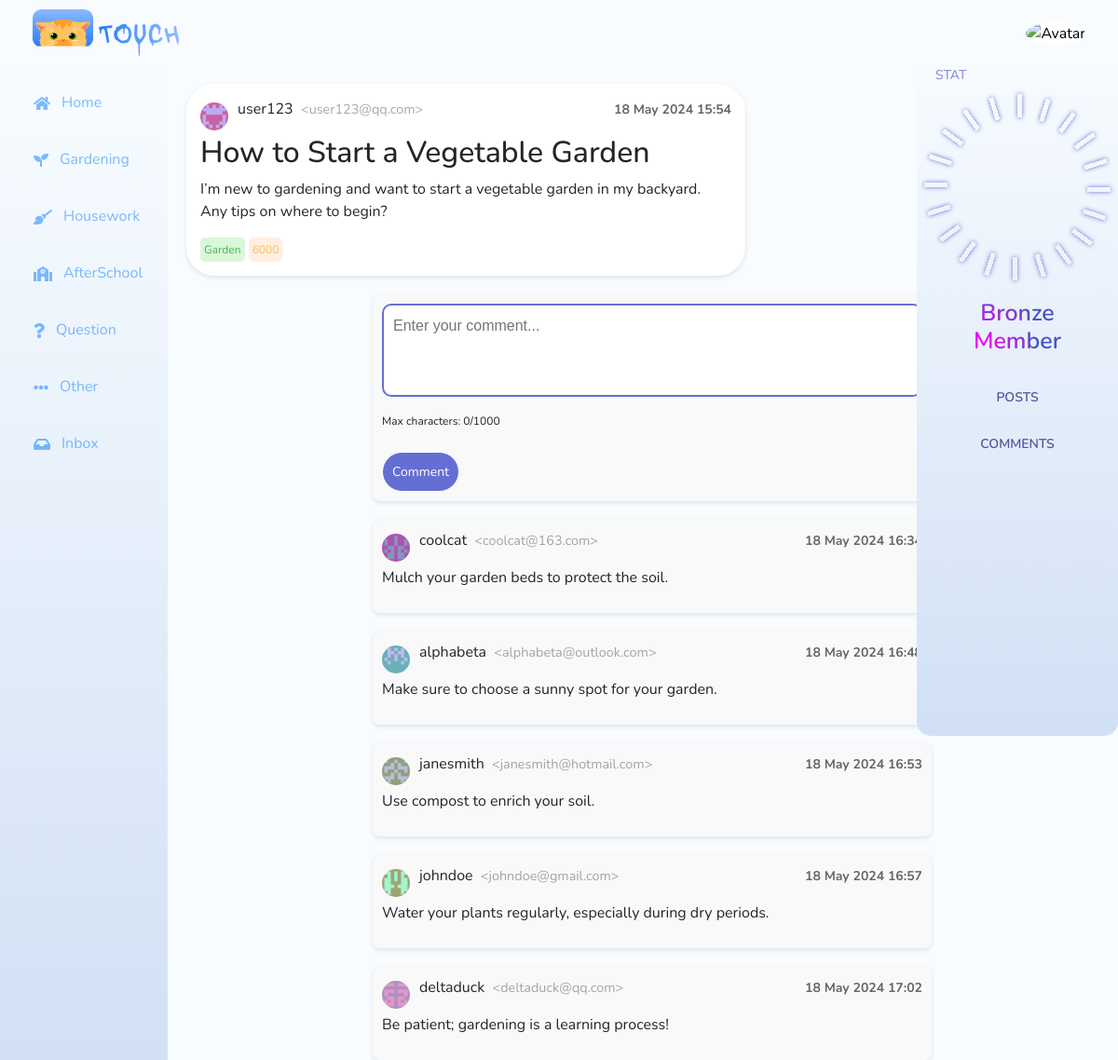
The page /posts/detail/1 on the database its author committed.
### app/models.py (models this page shows, shortened)
class UserModel(UserMixin, db.Model):
    __tablename__ = "users"
    id = db.Column(db.Integer, primary_key=True, autoincrement=True)
    username = db.Column(db.String(100), nullable=False)
    password_hash = db.Column(db.String(255), nullable=False)
    email = db.Column(db.String(100), nullable=False, unique=True)
    avatar = db.Column(db.String(100))
    join_time = db.Column(db.DateTime, default=datetime.now)
    points = db.Column(db.Integer, default=0)
    security_question = db.Column(db.String(255), nullable=False)
    security_answer_hash = db.Column(db.String(255), nullable=False)
    posts = db.relationship('PostModel', backref='author', lazy=True)
    comments = db.relationship('CommentModel', backref='author', lazy=True)
    notifications = db.relationship('Notification', back_populates='user')

class PostModel(db.Model):
    __tablename__ = "posts"
    id = db.Column(db.Integer, primary_key=True, autoincrement=True)
    title = db.Column(db.String(255), nullable=False)
    content = db.Column(db.Text, nullable=False)
    create_time = db.Column(db.DateTime, default=datetime.now)
    post_type = db.Column(db.String(10))
    postcode = db.Column(db.Integer, nullable=False)
    accepted_answer_id = db.Column(db.Integer, db.ForeignKey('comments.id'))
    author_id = db.Column(db.Integer, db.ForeignKey("users.id"))
    accepted_answer = db.relationship('CommentModel', foreign_keys=[accepted_answer_id], post_update=True)

class CommentModel(db.Model):
    __tablename__ = "comments"
    id = db.Column(db.Integer, primary_key=True, autoincrement=True)
    content = db.Column(db.Text, nullable=False)
    create_time = db.Column(db.DateTime, default=datetime.now)
    is_accepted = db.Column(db.Boolean, default=False)
    post_id = db.Column(db.Integer, db.ForeignKey("posts.id"))
    author_id = db.Column(db.Integer, db.ForeignKey("users.id"))
    post = db.relationship(PostModel, foreign_keys=[post_id], backref=db.backref("comments", order_by=create_time.desc()))

### app/blueprints/postCom/postCom.py (the view)
@postCom_bp.route("/posts/detail/<int:post_id>")
def post_detail(post_id):
    post = PostModel.query.get_or_404(post_id)
    comments = CommentModel.query.filter_by(post_id=post_id).all()
    form = CommentForm()
    is_done = post.accepted_answer_id is not None
    return render_template("post-detail.html",
                           post=post,
                           comments=comments,
                           form=form,
                           is_done=is_done)

### app/forms.py
class CommentForm(FlaskForm):
    content = TextAreaField('content', validators=[Length(min=3,  max=1000), DataRequired()])
    post_id = IntegerField('post_id', validators=[InputRequired(message="missing post ID!")])
    submit = SubmitField('POST')

### app/__init__.py (called while the page is built)
def create_app(config_class=Config):
    app = Flask(__name__)
    app.config.from_object(config_class)
    db.init_app(app)
    login.init_app(app)
    avatars.init_app(app)
    csrf.init_app(app)
    login.login_view = 'auth.login'
    @app.context_processor
    def inject_user_statistics():
        if current_user.is_authenticated:
            total_posts = db.session.query(func.count(PostModel.id)).filter_by(author_id=current_user.id).scalar()
            total_comments = db.session.query(func.count(CommentModel.id)).filter_by(author_id=current_user.id).scalar()
        else:
            total_posts = 0
            total_comments = 0
        return dict(total_posts=total_posts, total_comments=total_comments)
    app.register_blueprint(auth_bp)
    app.register_blueprint(postCom_bp)
    app.register_blueprint(profile_bp)
    app.register_blueprint(notify_bp)
    return app

### app/templates/post-detail.html (shortened to what this page needs)
{% extends "base.html" %}
{% block head %}
<link rel="stylesheet" href="{{ url_for('static', filename='css/post-detail.css') }}">
{% endblock %}
{% block content %}
<div class="main_container">
    <main class="main">
        <div class="post" tabindex="0">
            <div class="info-container">
                <img src="{{ url_for('profile.get_avatar', filename=post.author.avatar) }}" alt="..." class="img-circle">
                <p>{{ post.author.username }}&nbsp;&nbsp;<span class="email">&lt;{{ post.author.email }}&gt;</span></p>
                <p class="create-time">{{ post.create_time.strftime('%d %B %Y %H:%M') }}</p>
            </div>
            <h2>{{ post.title }}</h2>
            <p>{{ post.content }}</p>
            {% set type_mapping = {'G': 'Garden', 'HW': 'Housework', 'AC': 'After School', 'QA': 'Question', 'Others': 'Other'} %}
            <span class="post-type post-type-{{ post.post_type if post.post_type in type_mapping else 'default' }}">
                {{ type_mapping[post.post_type] if post.post_type in type_mapping else post.post_type }}
            </span>
            <span class="post-code">{{ post.postcode }}</span>
        </div>
        <div class="comment-edit">
            <form action="{{ url_for('postCom.create_comment') }}" method="post">
                {{ form.content(placeholder="Enter your comment...", id="comment-textarea") }}
                <div class="counter" id="comment-counter">Max characters: 0/1000</div>
                <br>
                <button type="submit" id="comment-submit">Comment</button>
            </form>
        </div>
        {% for comment in comments %}
        <div class="comment {% if comment.id == post.accepted_answer_id %}accepted-comment{% endif %}" tabindex="0">
            <div class="info-container">
                <img src="{{ url_for('profile.get_avatar', filename=comment.author.avatar) }}" alt="User Avatar" class="img-circle">
                <p>{{ comment.author.username }}&nbsp;&nbsp;<span class="email">&lt;{{ comment.author.email }}&gt;</span></p>
                <p class="comment-time">{{ comment.create_time.strftime('%d %B %Y %H:%M') }}</p>
            </div>
            <p>{{ comment.content }}</p>
        </div>
        {% endfor %}
    </main>
</div>
{% endblock %}

### app/static/css/base.css (style rules this page uses)
body, html { margin: 0; padding: 0; font-family: 'Nunito', sans-serif; background-color: #F8FCFF; scroll-behavior: smooth; }

### app/static/css/post-detail.css (style rules this page uses)
.main_container { margin-top: 70px; padding-left: 200px; padding-right: 200px; height: calc(100vh - 70px); overflow-y: auto; }
.main { margin: 0 auto; width: 100%; max-width: 800px; }
.post { width: 100%; max-width: 600px; background-color: #ffffff; border-radius: 30px; margin-top: 20px; padding: 15px; box-shadow: 0 2px 5px rgba(0, 0, 0, 0.1); float: left; word-wrap: break-word; }
.create-time, .comment-time { font-size: 14px; color: #666; font-weight: bold; }
.comment, .comment-edit { width: 100%; max-width: 600px; background-color: #f9f9f9; margin-top: 20px; padding: 10px; border-radius: 8px; box-shadow: 0 2px 5px rgba(0, 0, 0, 0.1); cursor: pointer; float: right; clear: both; word-wrap: break-word; }
.email { font-size: 0.9em; opacity: 0.4; }
.accepted-btn, #comment-submit { border-radius: 999px; padding: 10px; background-color: #656ED3; border: 1px solid; color: white; font-size: 14px; }
.counter { display: flex; align-items: center; margin-top: 10px; font-size: 12px; }
.info-container { display: flex; align-items: center; }
.img-circle { width: 30px; height: 30px; border-radius: 50%; margin-right: 10px; overflow: hidden; display: inline-block; background-size: cover; }
.create-time, .comment-time { margin-left: auto; }
#comment-textarea { width: 100%; height: 100px; padding: 10px; border: 2px solid #656ED3; border-radius: 10px; font-size: 16px; font-family: Arial, sans-serif; background-color: #fff; color: #333; resize: none; overflow: hidden; }
.post-code { display: inline-block; max-width: 100%; border-radius: 5px; font-size: 12px; padding: 4px; color: #fcbc56; background-color: #ffeee2; word-wrap: break-word; }
.post-type { border-radius: 5px; font-size: 12px; padding: 4px; display: inline-block; word-wrap: break-word; }
.post-type-G { color:#4caf50; background-color: #d8f8d9; }

### rows shown on the page
UserModel: avatar (picture), author.username "user123", author.email "user123@qq.com"
PostModel: create_time "18 May 2024 15:54", title "How to Start a Vegetable Garden", content "I’m new to gardening and want to start a vegetable garden in my backyard. Any tips on where to begin?", post_type "Garden", postcode "6000"
CommentModel: avatar (picture), author.username "coolcat", author.email "coolcat@163.com", create_time "18 May 2024 16:34", content "Mulch your garden beds to protect the soil."
CommentModel: avatar (picture), author.username "alphabeta", author.email "alphabeta@outlook.com", create_time "18 May 2024 16:48", content "Make sure to choose a sunny spot for your garden."
CommentModel: avatar (picture), author.username "janesmith", author.email "janesmith@hotmail.com", create_time "18 May 2024 16:53", content "Use compost to enrich your soil."
CommentModel: avatar (picture), author.username "johndoe", author.email "johndoe@gmail.com", create_time "18 May 2024 16:57", content "Water your plants regularly, especially during dry periods."
CommentModel: avatar (picture), author.username "deltaduck", author.email "deltaduck@qq.com", create_time "18 May 2024 17:02", content "Be patient; gardening is a learning process!"
